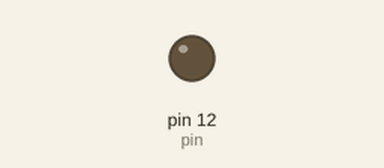
This sketch was run on a simulated Arduino Uno, built with avr-gcc and run on an emulated ATmega328P. Parts: output pins drawn as LEDs (lit = HIGH).

Above: at 1.2 s.
At 3.3 s:
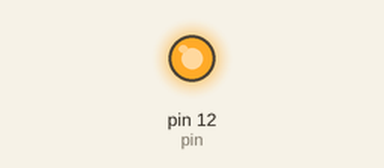
Timing chart, 0 to 8.1 s (numbered marks = the images above):
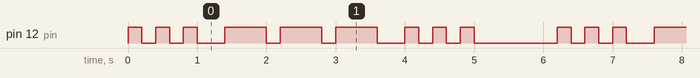

The sketch:

sos.ino
```cpp
int pin = 12;

void setup() {
  pinMode(pin, OUTPUT);
}

void loop() {

  //s
  for (int i = 1; i <= 3; i++)
  {
    digitalWrite(pin, HIGH);
    delay(200);
    digitalWrite(pin, LOW);
    delay(200);
  }
  delay(200);

  //o
  for (int i = 1; i <= 3; i++)
  {
    digitalWrite(pin, HIGH);
    delay(600);
    digitalWrite(pin, LOW);
    delay(200);
  }
  delay(200);

  //s
  for (int i = 1; i <= 3; i++)
  {
    digitalWrite(pin, HIGH);
    delay(200);
    digitalWrite(pin, LOW);
    delay(200);
  }

  delay(1000);
}
```

Measured:
- by itself, pin 12 (pin): repeats every 6.2 s: 2 × (LOW 0.20 s, HIGH 0.20 s), LOW 0.40 s, 2 × (HIGH 0.60 s, LOW 0.20 s), HIGH 0.60 s, LOW 0.40 s, 2 × (HIGH 0.20 s, LOW 0.20 s), HIGH 0.20 s, LOW 1.2 s, HIGH 0.20 s
- by itself, everything shown: repeats every 6.2 s, in 18 steps
